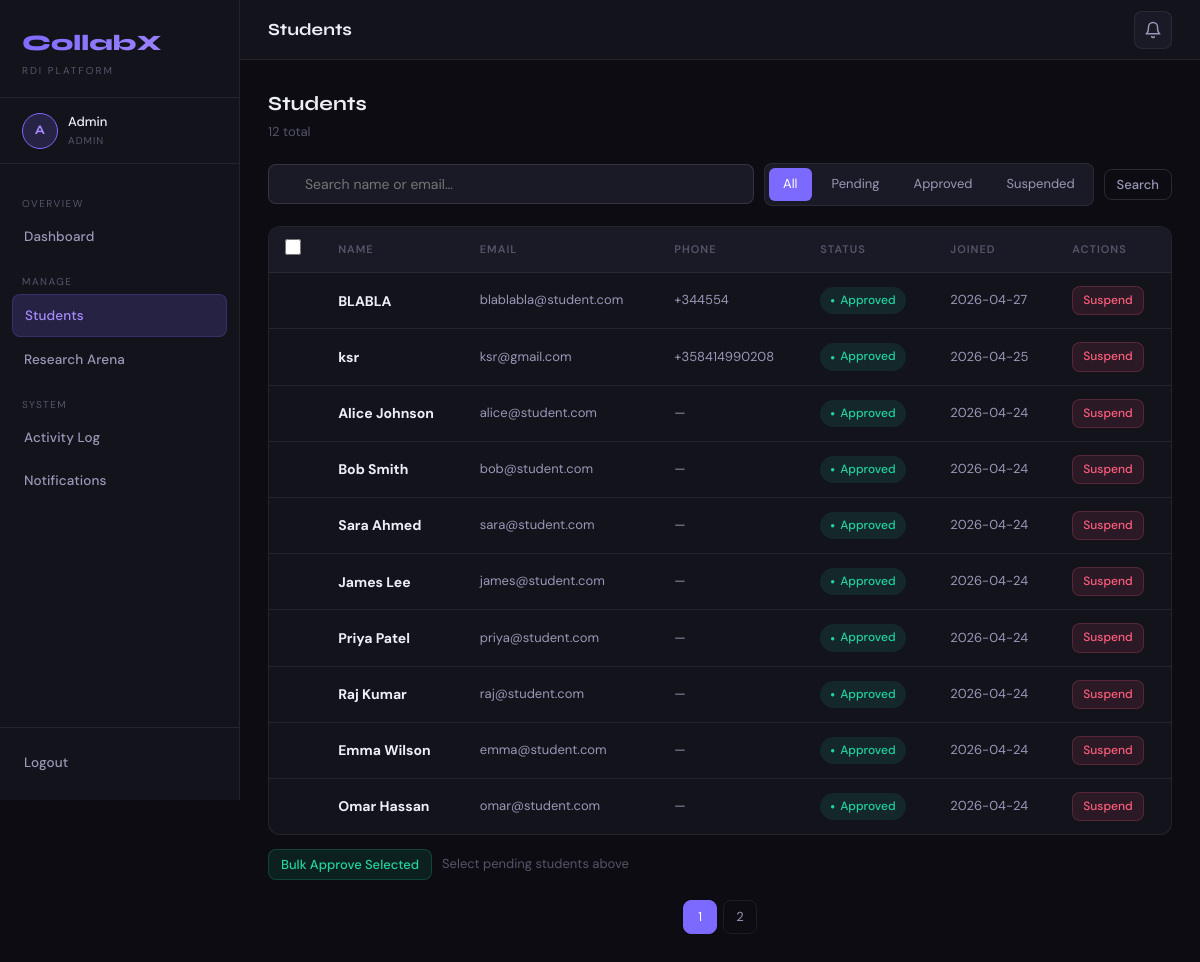
/admin/students (signed in), run on the app's committed database.
### tables this page shows
CREATE TABLE users (
    id INTEGER PRIMARY KEY AUTOINCREMENT, name TEXT NOT NULL, email TEXT UNIQUE NOT NULL,
    phone TEXT, password TEXT NOT NULL, role TEXT DEFAULT 'student',
    approved INTEGER DEFAULT 0, suspended INTEGER DEFAULT 0,
    created_at TIMESTAMP DEFAULT CURRENT_TIMESTAMP);

### app.py (the view)
@app.route("/admin/students")
@login_required(role="admin")
def admin_students():
    q=request.args.get("q",""); fs=request.args.get("status","all"); page=int(request.args.get("page",1))
    db=get_db(); base="SELECT * FROM users WHERE role='student'"; params=[]
    if q: base+=" AND (name LIKE ? OR email LIKE ?)"; params+=[f"%{q}%",f"%{q}%"]
    if fs=="pending": base+=" AND approved=0 AND suspended=0"
    elif fs=="approved": base+=" AND approved=1 AND suspended=0"
    elif fs=="suspended": base+=" AND suspended=1"
    total=db.execute(f"SELECT COUNT(*) FROM ({base})",params).fetchone()[0]
    pages=max(1,math.ceil(total/PER_PAGE))
    students=db.execute(base+f" ORDER BY created_at DESC LIMIT {PER_PAGE} OFFSET {(page-1)*PER_PAGE}",params).fetchall()
    db.close()
    return render_template("admin_students.html", students=students, search=q, filter_status=fs,
                           page=page, pages=pages, total=total, unread_count=unread(session["user_id"]))

### app.py (called while the page is built)
def get_db():
    db = sqlite3.connect("database.db")
    db.row_factory = sqlite3.Row
    return db

def unread(user_id):
    db = get_db(); n = db.execute("SELECT COUNT(*) FROM notifications WHERE user_id=? AND is_read=0",(user_id,)).fetchone()[0]; db.close(); return n

def login_required(role=None):
    def decorator(fn):
        @wraps(fn)
        def wrapper(*args, **kwargs):
            if "user_id" not in session: return redirect("/")
            if role and session.get("role") != role: return render_template("error.html",message="Access denied.",code=403),403
            return fn(*args, **kwargs)
        return wrapper
    return decorator

### templates/admin_students.html (shortened to what this page needs)
{% extends "base.html" %}
{% block topbar_title %}Students{% endblock %}
{% block content %}
<div class="section-header">
 <div><div class="section-title">Students</div><div class="section-sub">{{ total }} total</div></div>
</div>
<div class="toolbar">
 <form method="GET" style="display:contents;">
 <div class="search-wrap"><input type="text" name="q" value="{{ search }}" placeholder="Search name or email…"></div>
 <div class="filter-tabs">
 <a href="?status=all&q={{ search }}" class="filter-tab {% if filter_status=='all' %}active{% endif %}">All</a>
 <a href="?status=pending&q={{ search }}" class="filter-tab {% if filter_status=='pending' %}active{% endif %}">Pending</a>
 <a href="?status=approved&q={{ search }}" class="filter-tab {% if filter_status=='approved' %}active{% endif %}">Approved</a>
 <a href="?status=suspended&q={{ search }}" class="filter-tab {% if filter_status=='suspended' %}active{% endif %}">Suspended</a>
 </div>
 <button type="submit" class="btn btn-outline btn-sm">Search</button>
 </form>
</div>
<form method="POST" action="/admin/bulk_approve">
<div class="table-wrap"><table>
 <thead><tr><th><input type="checkbox" id="chkAll" onclick="document.querySelectorAll('[name=student_ids]').forEach(c=>c.checked=this.checked)"></th><th>Name</th><th>Email</th><th>Phone</th><th>Status</th><th>Joined</th><th>Actions</th></tr></thead>
 <tbody>
 {% for s in students %}
 <tr>
 <td>{% if s['approved']==0 and s['suspended']==0 %}<input type="checkbox" name="student_ids" value="{{ s['id'] }}">{% endif %}</td>
 <td><strong>{{ s['name'] }}</strong></td>
 <td class="td-muted">{{ s['email'] }}</td>
 <td class="td-muted">{{ s['phone'] or '—' }}</td>
 <td>
 {% if s['suspended']==1 %}<span class="badge badge-suspended">Suspended</span>
 {% elif s['approved']==1 %}<span class="badge badge-approved">Approved</span>
 {% else %}<span class="badge badge-pending">Pending</span>{% endif %}
 </td>
 <td class="td-muted">{{ s['created_at'][:10] if s['created_at'] else '—' }}</td>
 <td><div class="btn-group">
 {% if s['approved']==0 and s['suspended']==0 %}
 <a href="/admin/approve_student/{{ s['id'] }}" class="btn btn-success btn-xs">Approve</a>
 <a href="/admin/reject_student/{{ s['id'] }}" class="btn btn-danger btn-xs" onclick="return confirm('Delete student?')">Reject</a>
 {% elif s['suspended']==1 %}
 <a href="/admin/unsuspend_student/{{ s['id'] }}" class="btn btn-outline btn-xs">Unsuspend</a>
 {% else %}
 <a href="/admin/suspend_student/{{ s['id'] }}" class="btn btn-danger btn-xs">Suspend</a>
 {% endif %}
 </div></td>
 </tr>
 {% else %}
 <tr><td colspan="7"><div class="empty-state"><div class="empty-icon"></div><div class="empty-title">No students found</div></div></td></tr>
 {% endfor %}
 </tbody>
</table></div>
<div style="margin-top:14px;display:flex;align-items:center;gap:10px;">
{% if filter_status == "pending" or filter_status == "all" %}
 <button type="submit" class="btn btn-success btn-sm">Bulk Approve Selected</button>
 <span style="font-size:13px;color:var(--text3);">Select pending students above</span>
{% endif %}
</div>
</form>
{% if pages > 1 %}<div class="pagination">{% for p in range(1,pages+1) %}<a href="?page={{ p }}&q={{ search }}&status={{ filter_status }}" class="page-link {% if p==page %}active{% endif %}">{{ p }}</a>{% endfor %}</div>{% endif %}
{% endblock %}

### static/style.css (style rules this page uses)
:root { --bg:#0c0c12;--bg2:#13131c;--bg3:#1a1a26;--bg4:#21212f;--border:rgba(255,255,255,0.07);--border2:rgba(255,255,255,0.12);--accent:#7c6aff;--accent2:#a78bfa;--accent-d:#5b4de0;--glow:rgba(124,106,255,0.18);--green:#22d3a0;--green-bg:rgba(34,211,160,0.1);--red:#ff5e7d;--red-bg:rgba(255,94,125,0.1);--amber:#fbbf24;--amber-bg:rgba(251,191,36,0.1);--blue:#38bdf8;--blue-bg:rgba(56,189,248,0.1);--text:#eeeef8;--text2:#9898b8;--text3:#55556a;--sidebar:240px;--r:12px;--r-sm:8px;--r-lg:18px }
*,*::before,*::after { box-sizing:border-box;margin:0;padding:0 }
html { scroll-behavior:smooth }
body { font-family:'DM Sans',sans-serif;background:var(--bg);color:var(--text);min-height:100vh;font-size:15px;line-height:1.6 }
input[type=text],input[type=email],input[type=password],input[type=date],textarea,select { width:100%;background:var(--bg3);border:1px solid var(--border2);border-radius:var(--r-sm);padding:10px 14px;color:var(--text);font-family:'DM Sans',sans-serif;font-size:14px;transition:border-color .18s,box-shadow .18s;outline:none }
.btn { display:inline-flex;align-items:center;gap:6px;padding:9px 18px;border-radius:var(--r-sm);font-family:'DM Sans',sans-serif;font-size:14px;font-weight:500;cursor:pointer;border:none;text-decoration:none;transition:all .18s;white-space:nowrap }
.btn-outline { background:transparent;border:1px solid var(--border2);color:var(--text2) }
.btn-danger { background:var(--red-bg);color:var(--red);border:1px solid rgba(255,94,125,0.2) }
.btn-success { background:var(--green-bg);color:var(--green);border:1px solid rgba(34,211,160,0.2) }
.btn-sm { padding:6px 12px;font-size:13px }
.btn-xs { padding:4px 10px;font-size:12px }
.btn-group { display:flex;gap:8px;flex-wrap:wrap }
.table-wrap { background:var(--bg2);border:1px solid var(--border);border-radius:var(--r);overflow:hidden }
table { width:100%;border-collapse:collapse }
thead th { background:var(--bg3);padding:12px 16px;font-size:11px;font-weight:600;color:var(--text3);text-transform:uppercase;letter-spacing:1px;text-align:left }
tbody tr { border-top:1px solid var(--border);transition:background .15s }
td { padding:13px 16px;font-size:14px;color:var(--text);vertical-align:middle }
.td-muted { color:var(--text2);font-size:13px }
.badge { display:inline-flex;align-items:center;gap:5px;padding:4px 10px;border-radius:20px;font-size:12px;font-weight:500 }
.badge::before { content:'●';font-size:8px }
.badge-approved { background:var(--green-bg);color:var(--green) }
.toolbar { display:flex;align-items:center;gap:10px;margin-bottom:20px;flex-wrap:wrap }
.search-wrap { position:relative;flex:1;min-width:200px }
.search-wrap input { padding-left:36px }
.filter-tabs { display:flex;gap:6px;background:var(--bg3);border:1px solid var(--border);border-radius:var(--r-sm);padding:4px }
.filter-tab { padding:6px 14px;border-radius:6px;font-size:13px;color:var(--text2);text-decoration:none;transition:all .15s }
.filter-tab.active { background:var(--accent);color:#fff }
.pagination { display:flex;align-items:center;gap:6px;justify-content:center;padding:20px 0 4px }
.page-link { width:34px;height:34px;display:flex;align-items:center;justify-content:center;border-radius:var(--r-sm);border:1px solid var(--border);color:var(--text2);text-decoration:none;font-size:13px;transition:all .15s }
.page-link.active { background:var(--accent);border-color:var(--accent);color:#fff }
.section-header { display:flex;align-items:center;justify-content:space-between;margin-bottom:20px;flex-wrap:wrap;gap:12px }
.section-title { font-family:'Syne',sans-serif;font-size:20px;font-weight:700;color:var(--text) }
.section-sub { font-size:13px;color:var(--text3);margin-top:2px }
input[type=checkbox] { width:16px;height:16px;accent-color:var(--accent);cursor:pointer }

### data on the page
users: name "BLABLA", email "blablabla@student.com", phone "+344554", suspended "Approved", created_at "2026-04-27"
users: name "ksr", email "ksr@gmail.com", phone "+358414990208", suspended "Approved", created_at "2026-04-25"
users: name "Alice Johnson", email "alice@student.com", s "—", suspended "Approved", created_at "2026-04-24"
users: name "Bob Smith", email "bob@student.com", s "—", suspended "Approved", created_at "2026-04-24"
users: name "Sara Ahmed", email "sara@student.com", s "—", suspended "Approved", created_at "2026-04-24"
users: name "James Lee", email "james@student.com", s "—", suspended "Approved", created_at "2026-04-24"
users: name "Priya Patel", email "priya@student.com", s "—", suspended "Approved", created_at "2026-04-24"
users: name "Raj Kumar", email "raj@student.com", s "—", suspended "Approved", created_at "2026-04-24"
users: name "Emma Wilson", email "emma@student.com", s "—", suspended "Approved", created_at "2026-04-24"
users: name "Omar Hassan", email "omar@student.com", s "—", suspended "Approved", created_at "2026-04-24"

### other printed values
{{ session['name'][0].upper() }} "A"
{{ session['name'] }} "Admin"
{{ session['role'] }} "ADMIN"
{{ total }} "12"
{{ p }} "1" "2"
